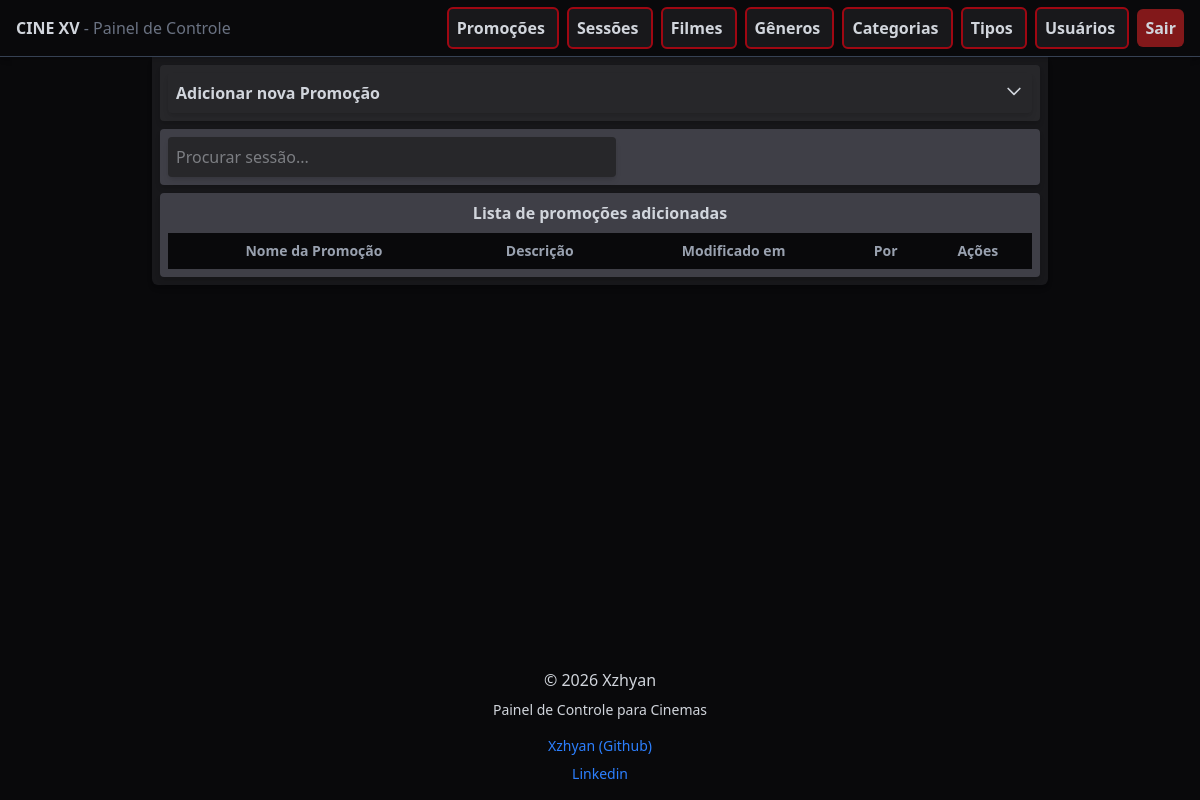
Page /promotions/ (signed in) on the earlier database version.
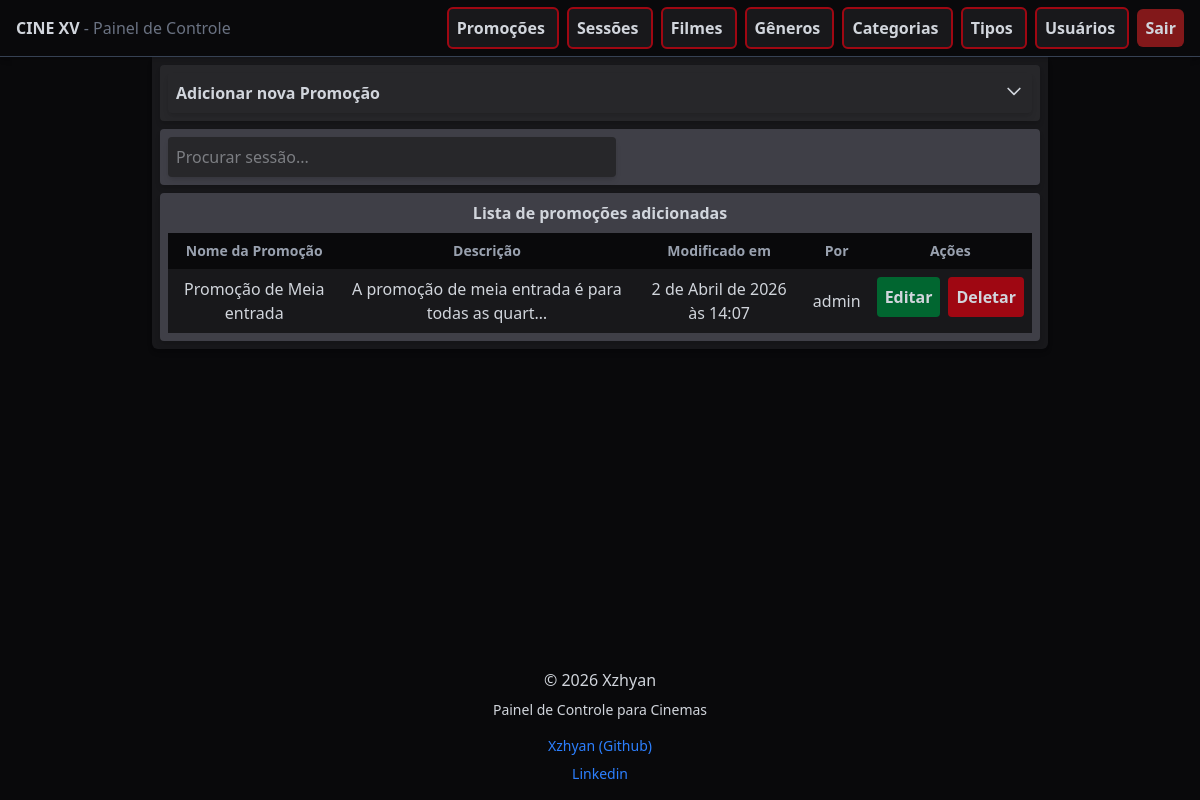
Same page on the later database version.
### api/models.py (models this page shows, shortened)
class Promotion(models.Model):
    title = models.CharField(max_length=100)
    desc = models.TextField()
    promo_image = models.FileField(upload_to='promotions/')
    on_carousel = models.BooleanField(default=False)
    modified_by = models.ForeignKey(User, on_delete=models.SET_NULL, null=True, related_name='modified_promotions')
    modified_at = models.DateTimeField(auto_now_add=True)

### control/models.py (models this page shows, shortened)
class CustomUser(AbstractBaseUser, PermissionsMixin):
    username = models.CharField(max_length=200, unique=True)
    is_active = models.BooleanField(default=False)
    is_admin = models.BooleanField(default=False)
    objects = CustomUserManager()
    USERNAME_FIELD = 'username'
    REQUIRED_FIELDS = []
    def __str__(self):
        return self.username

### control/views.py (the view, shortened to what this page needs)
# urls.py: path('promotions/', views.promotions),
@login_required(login_url='user-login')
def promotions(request):
    form = AddPromotionForm()
    promotions = Promotion.objects.all()
    context = {
        'form': form,
        'promotions': promotions
    }
    return render(request, 'promotion/promotions.html', context)

### control/forms.py
class AddPromotionForm(forms.ModelForm):
    class Meta:
        model = Promotion
        fields = ['title', 'desc', 'promo_image', 'on_carousel']
        widgets = {
            'title': forms.TextInput(attrs={
                'class': "bg-zinc-900 hover:bg-zinc-700 transition outline-none p-2 rounded-sm shadow-md",
                'placeholder': "Titulo da promoção"
            }),
            'desc': forms.Textarea(attrs={
                'class': "w-xl h-[100px] bg-zinc-900 hover:bg-zinc-700 transition outline-none p-2 rounded-sm shadow-md",
                'placeholder': "Descrição e informações sobre a promoção..."
            }),
            'promo_image': forms.FileInput(attrs={
                'class': "bg-zinc-900 hover:bg-zinc-700 transition outline-none p-2 rounded-sm shadow-md"
            }),
            'on_carousel': forms.CheckboxInput(attrs={
                'class': "cursor-pointer scale-130"
            })
        }

### control/templates/promotion/promotions.html (shortened to what this page needs)
{% extends 'base.html' %}
{% block content %}
<div class="w-full max-w-4xl bg-zinc-900 mx-auto p-2 rounded-b-md space-y-2 shadow-md">
    <div class="bg-zinc-800 flex flex-col gap-2 text-center items-center rounded-sm p-2 shadow-md">
        <button onclick="toggleAccordion('form_div')" class="w-full flex justify-between hover:bg-zinc-700 cursor-pointer p-2 rounded-sm shadow-md">
            <span>
                <h1 class="font-semibold">Adicionar nova Promoção</h1>
            </span>
            <svg id="icon-form_div" fill="none" stroke="currentColor" viewBox="0 0 24 24"
                class="w-5 h-5 transition-transform duration-300 transform"
            >
                <path stroke-linecap="round" stroke-linejoin="round" stroke-width="2" d="M19 9l-7 7-7-7"/>
            </svg>
        </button>
    </div>
    <div id="list_div">
        <div class="bg-zinc-700 flex flex-col gap-2 text-center rounded-sm p-2 shadow-md">
            <input id="search-files" type="search" placeholder="Procurar sessão..." class="w-full max-w-md bg-zinc-800 hover:bg-zinc-600 transition rounded-sm p-2 shadow-md">
        </div>
        <div class="bg-zinc-700 flex flex-col mt-2 gap-2 text-center items-center rounded-sm p-2 shadow-md">
            <h1 class="font-semibold">Lista de promoções adicionadas</h1>
            <table class="w-full text-center">
                <thead>
                    <tr class="bg-zinc-950 font-semibold text-sm text-gray-400">
                        <th class="p-2">Nome da Promoção</th>
                        <th class="p-2">Descrição</th>
                        <th class="p-2">Modificado em</th>
                        <th class="p-2">Por</th>
                        <th class="p-2">Ações</th>
                    </tr>
                </thead>
                <tbody>
                    {% for promo in promotions %}
                    <tr class="bg-zinc-900 hover:bg-zinc-800 transition cursor-pointer">
                        <td class="p-2">{{ promo.title }}</td>
                        <td class="p-2">{{ promo.desc|truncatechars:50 }}</td>
                        <td class="p-2">{{ promo.modified_at }}</td>
                        <td class="p-2">{{ promo.modified_by }}</td>
                        <td class="p-2 flex flex-row justify-center items-center gap-2">
                            <a href="{% url 'promotion-edit' promo.id %}" class="bg-green-800 hover:bg-green-600 p-2 rounded-sm cursor-pointer transition font-semibold">
                                Editar
                            </a>
                            <form method="POST">
                                <button name="form_type" value="delete_form" class="bg-red-800 hover:bg-red-600 p-2 rounded-sm cursor-pointer transition font-semibold">
                                    Deletar
                                </button>
                            </form>
                        </td>
                    </tr>
                    {% endfor %}
                </tbody>
            </table>
        </div>
    </div>
</div>
{% endblock %}

Differences in the rows shown:
added Promotion: title "Promoção de Meia entrada", desc "A promoção de meia entrada é para todas as quart…", modified_at "2 de Abril de 2026 às 14:07", modified_by "admin"
